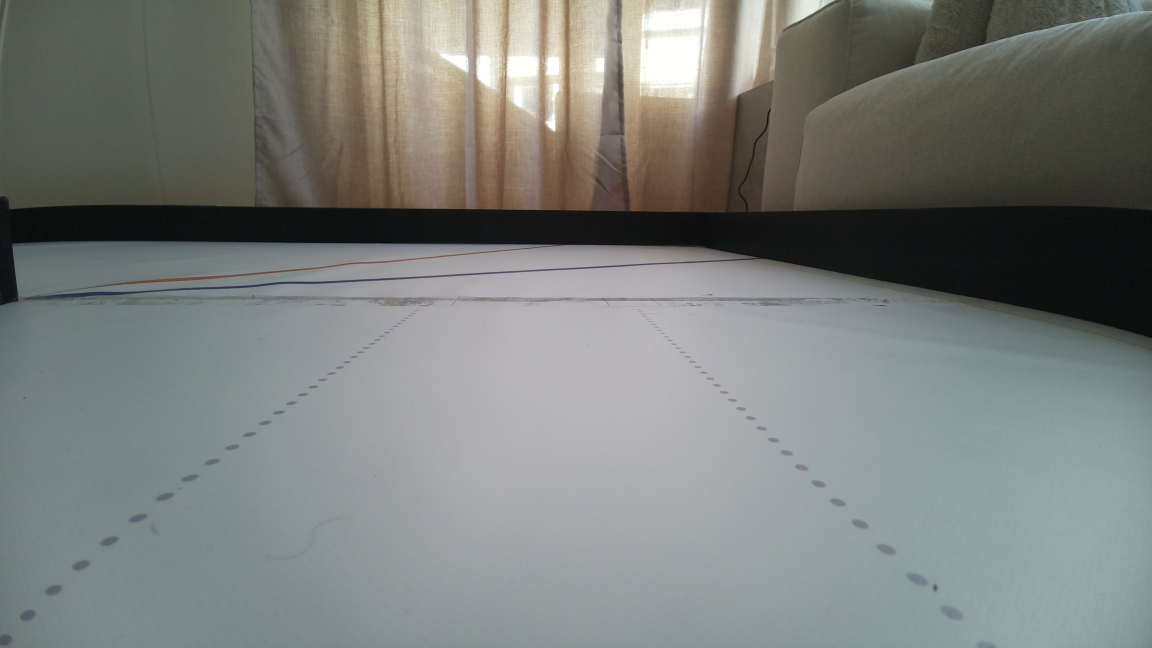
#> input picture teststrecke/kurvenmarkierung/bilder/blau_mittel.jpg, 4608 x 2592 px (shown at 1/4 size)
$ python hsv_blau_test.py
#> lines starting #> are read from the running program, lines starting #| are printed output that depends on the picture
import cv2
import numpy as np
import os

bild_pfad = "bilder/blau_mittel.jpg"

bild = cv2.imread(bild_pfad)
#> bild is the input picture: shape (2592, 4608, 3); mean B, G, R 123.6, 126.5, 122.6

if bild is None:
    print("Bild konnte nicht geladen werden.")
    exit()

# Bild in HSV umwandeln
hsv = cv2.cvtColor(bild, cv2.COLOR_BGR2HSV)
#> hsv: shape (2592, 4608, 3); mean H, S, V 75.6, 30, 130.2

# Kleiner Testbereich auf der blauen Linie
# Diese vier Werte verschieben, bis das Rechteck richtig liegt...
x1, y1 = 1400, 1050
x2, y2 = 1550, 1070

bereich = hsv[y1:y2, x1:x2]
#> bereich: shape (20, 150, 3); mean H, S, V 86, 25.2, 149.6

# Nur deutlich gesättigte Pixel berücksichtigen
saettigung = bereich[:, :, 1]
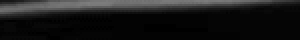
#> saettigung: shape (20, 150) (shown 2 times larger); min 0, max 126, mean 25.2
farbige_pixel = bereich[saettigung > 80]
#> farbige_pixel = 433 rows, first 8: [8, 84, 119], [8, 88, 119], [8, 89, 118], [8, 88, 119], [8, 91, 121], [8, 87, 120], [9, 95, 121], [9, 96, 119]

if len(farbige_pixel) == 0:
    print("Keine ausreichend farbigen Pixel gefunden.")
else:
    median = np.median(farbige_pixel, axis=0)
#> median = [8, 108, 120]

    print("HSV-Wert Blau")
    print("----------------")
    print(f"H: {median[0]:.1f}")
#| H: 8.0
    print(f"S: {median[1]:.1f}")
#| S: 108.0
    print(f"V: {median[2]:.1f}")
#| V: 120.0

# Kontrollbild mit Rechteck speichern
kontrollbild = bild.copy()

cv2.rectangle(
    kontrollbild,
    (x1, y1),
    (x2, y2),
    (0, 255, 0),
    3
)

os.makedirs("bilder/hsv_test", exist_ok=True)

cv2.imwrite(
    "bilder/hsv_test/hsv_blau_mittel.jpg",
    kontrollbild
)

print("Kontrollbild gespeichert.")

$ run again, with teststrecke/kurvenmarkierung/bilder/ausrichtung_kamera.jpg copied over teststrecke/kurvenmarkierung/bilder/blau_mittel.jpg
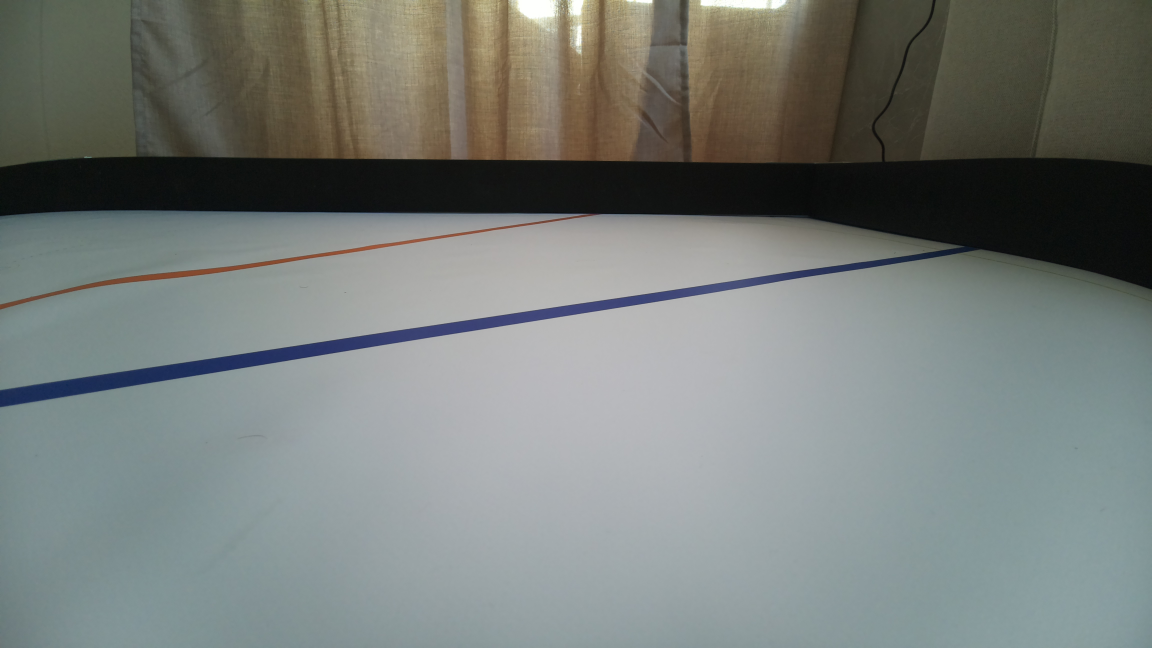
#> input picture teststrecke/kurvenmarkierung/bilder/ausrichtung_kamera.jpg, 4608 x 2592 px (shown at 1/4 size)
#> bild is the input picture: shape (2592, 4608, 3); mean B, G, R 121.2, 124.8, 119.3
#> hsv: shape (2592, 4608, 3); mean H, S, V 70, 36.4, 128.5
#> bereich: shape (20, 150, 3); mean H, S, V 39.7, 4.7, 163
#> `saettigung = bereich[:, :, 1]`:
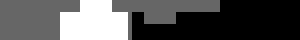
#> saettigung: shape (20, 150) (shown 2 times larger); min 3, max 8, mean 4.69; drawn with min black and max white
#> farbige_pixel = empty array

$ run again, with teststrecke/kurvenmarkierung/bilder/blau_schraeg_links.jpg copied over teststrecke/kurvenmarkierung/bilder/blau_mittel.jpg
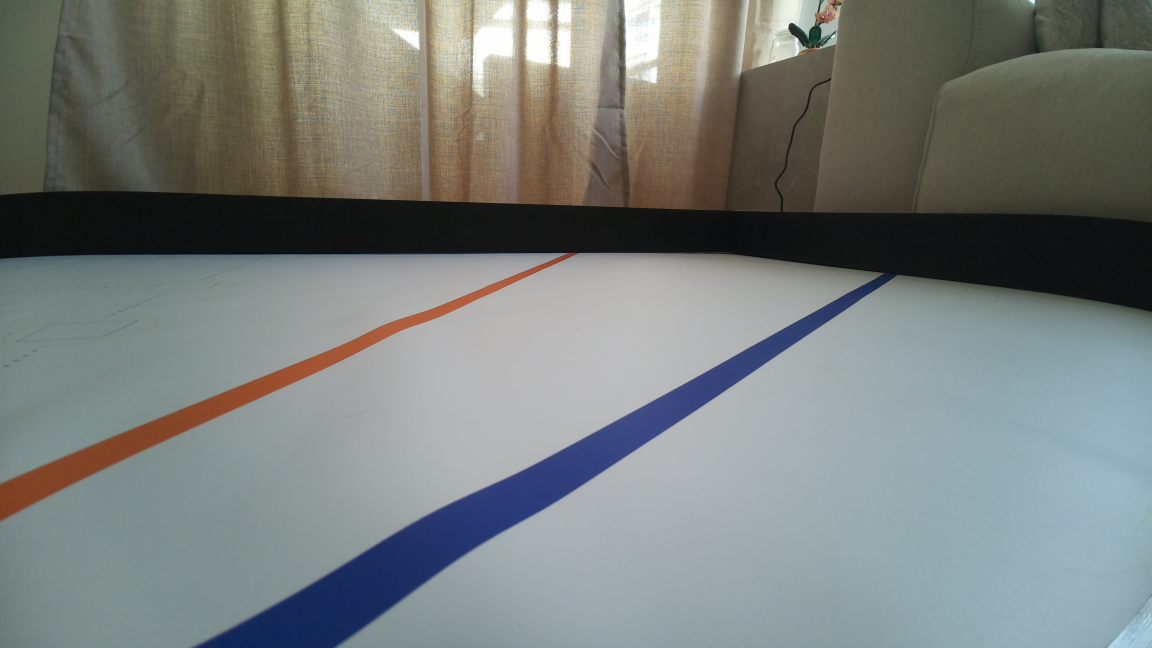
#> input picture teststrecke/kurvenmarkierung/bilder/blau_schraeg_links.jpg, 4608 x 2592 px (shown at 1/4 size)
#> bild is the input picture: shape (2592, 4608, 3); mean B, G, R 123.9, 126.4, 121.3
#> hsv: shape (2592, 4608, 3); mean H, S, V 68.8, 44, 133.1
#> bereich: shape (20, 150, 3); mean H, S, V 103.6, 16.1, 152.4
#> `saettigung = bereich[:, :, 1]`:
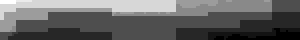
#> saettigung: shape (20, 150) (shown 2 times larger); min 11, max 24, mean 16.1; drawn with min black and max white
#> farbige_pixel = empty array
